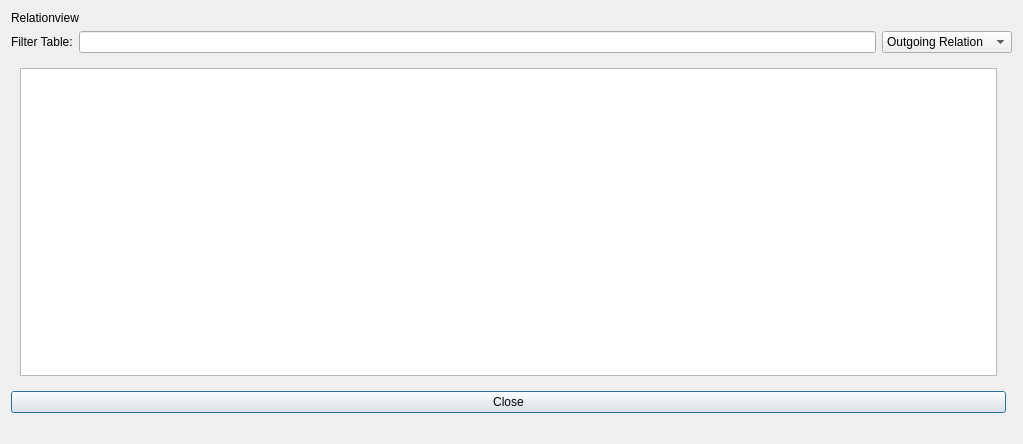
<?xml version="1.0" encoding="UTF-8"?>
<ui version="4.0">
 <class>Dialog</class>
 <widget class="QDialog" name="Dialog">
  <property name="geometry">
   <rect>
    <x>0</x>
    <y>0</y>
    <width>1023</width>
    <height>444</height>
   </rect>
  </property>
  <property name="windowTitle">
   <string>Data Relation View</string>
  </property>
  <property name="windowIcon">
   <iconset>
    <normaloff>:/icons/resources/icons/instancelink.png</normaloff>:/icons/resources/icons/instancelink.png</iconset>
  </property>
  <layout class="QGridLayout" name="gridLayout">
   <item row="2" column="0" colspan="2">
    <layout class="QHBoxLayout" name="horizontalLayout">
     <item>
      <widget class="QLabel" name="filterTableLabel">
       <property name="text">
        <string>Filter Table:</string>
       </property>
      </widget>
     </item>
     <item>
      <widget class="QLineEdit" name="filterTableEdit"/>
     </item>
     <item>
      <widget class="QComboBox" name="filterTableComboBox">
       <property name="currentIndex">
        <number>3</number>
       </property>
       <property name="modelColumn">
        <number>0</number>
       </property>
       <item>
        <property name="text">
         <string>Incoming Concept</string>
        </property>
       </item>
       <item>
        <property name="text">
         <string>Incoming Relation</string>
        </property>
       </item>
       <item>
        <property name="text">
         <string>Concept</string>
        </property>
       </item>
       <item>
        <property name="text">
         <string>Outgoing Relation</string>
        </property>
       </item>
       <item>
        <property name="text">
         <string>Outgoing Concept</string>
        </property>
       </item>
      </widget>
     </item>
    </layout>
   </item>
   <item row="0" column="0" colspan="2">
    <widget class="QLabel" name="titleLabel">
     <property name="text">
      <string>Relationview</string>
     </property>
    </widget>
   </item>
   <item row="5" column="0">
    <widget class="QPushButton" name="closeButton">
     <property name="text">
      <string>Close</string>
     </property>
    </widget>
   </item>
   <item row="3" column="0">
    <widget class="QStackedWidget" name="stackedWidget">
     <property name="currentIndex">
      <number>0</number>
     </property>
     <widget class="QWidget" name="page">
      <layout class="QGridLayout" name="gridLayout_3">
       <item row="0" column="0">
        <widget class="QTableView" name="tableView">
         <property name="sizePolicy">
          <sizepolicy hsizetype="Expanding" vsizetype="Expanding">
           <horstretch>0</horstretch>
           <verstretch>0</verstretch>
          </sizepolicy>
         </property>
         <property name="sizeAdjustPolicy">
          <enum>QAbstractScrollArea::AdjustToContents</enum>
         </property>
         <property name="editTriggers">
          <set>QAbstractItemView::NoEditTriggers</set>
         </property>
         <property name="showGrid">
          <bool>false</bool>
         </property>
         <property name="gridStyle">
          <enum>Qt::NoPen</enum>
         </property>
         <property name="sortingEnabled">
          <bool>true</bool>
         </property>
         <attribute name="horizontalHeaderCascadingSectionResizes">
          <bool>true</bool>
         </attribute>
         <attribute name="horizontalHeaderMinimumSectionSize">
          <number>50</number>
         </attribute>
         <attribute name="horizontalHeaderShowSortIndicator" stdset="0">
          <bool>true</bool>
         </attribute>
         <attribute name="horizontalHeaderStretchLastSection">
          <bool>true</bool>
         </attribute>
         <attribute name="verticalHeaderVisible">
          <bool>false</bool>
         </attribute>
         <attribute name="verticalHeaderMinimumSectionSize">
          <number>21</number>
         </attribute>
        </widget>
       </item>
      </layout>
     </widget>
     <widget class="QWidget" name="page_2">
      <layout class="QGridLayout" name="gridLayout_2">
       <item row="0" column="0">
        <widget class="QGraphicsView" name="clusterView"/>
       </item>
      </layout>
     </widget>
    </widget>
   </item>
   <item row="6" column="0" colspan="2">
    <widget class="QLabel" name="statusBarLabel">
     <property name="text">
      <string/>
     </property>
    </widget>
   </item>
  </layout>
 </widget>
 <resources/>
 <connections>
  <connection>
   <sender>closeButton</sender>
   <signal>clicked()</signal>
   <receiver>Dialog</receiver>
   <slot>close()</slot>
   <hints>
    <hint type="sourcelabel">
     <x>408</x>
     <y>404</y>
    </hint>
    <hint type="destinationlabel">
     <x>411</x>
     <y>221</y>
    </hint>
   </hints>
  </connection>
 </connections>
</ui>
